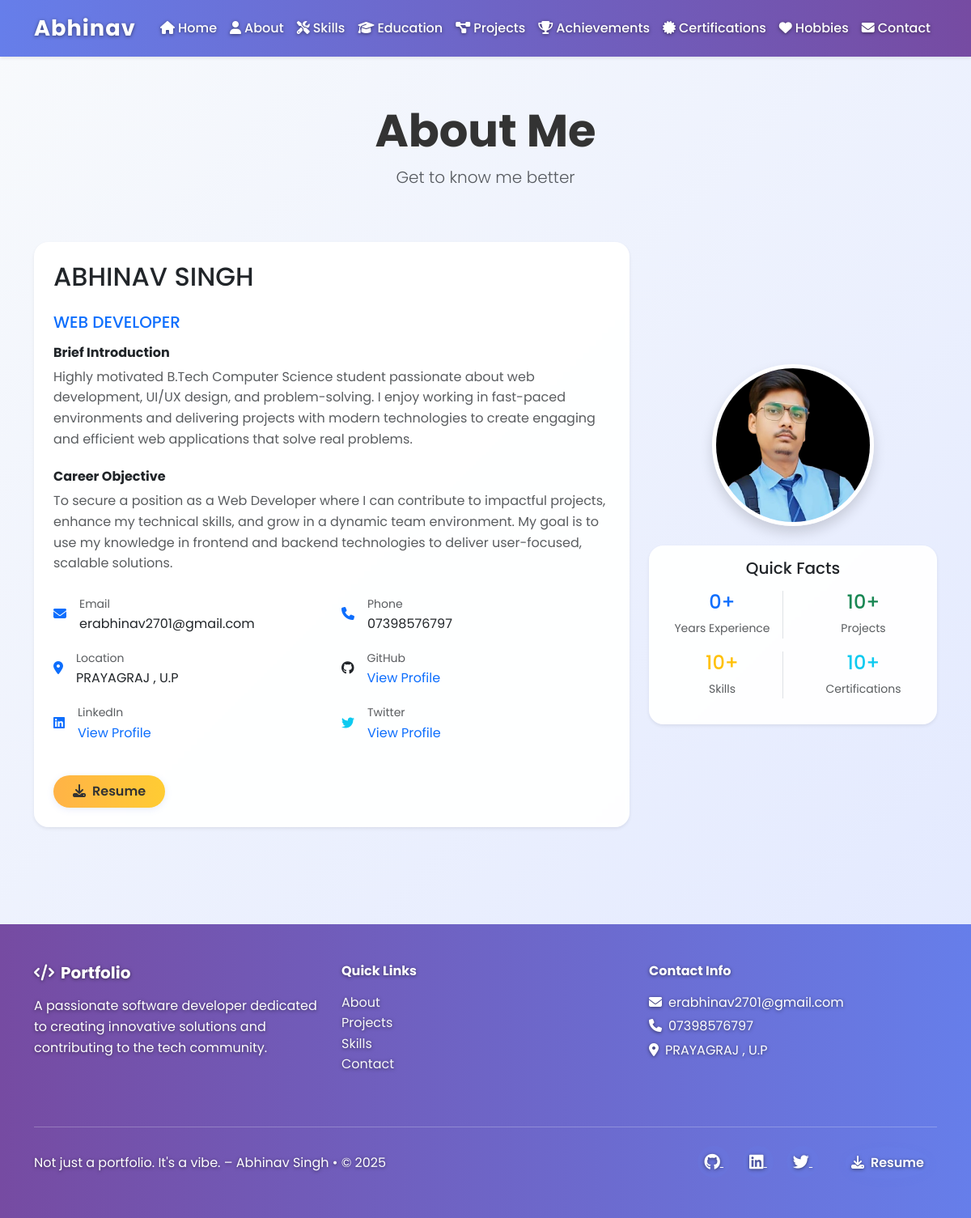
The page /about/ on the database its author committed.
### main/models.py (models this page shows, shortened)
class Profile(models.Model):
    name = models.CharField(max_length=100)
    role = models.CharField(max_length=100)
    introduction = models.TextField()
    career_objective = models.TextField()
    image = models.ImageField(upload_to='profile/', null=True, blank=True)
    email = models.EmailField()
    phone = models.CharField(max_length=20)
    linkedin = models.URLField(blank=True)
    location = models.CharField(max_length=100)
    github = models.URLField(blank=True)
    twitter = models.URLField(blank=True)
    created_at = models.DateTimeField(auto_now_add=True)
    updated_at = models.DateTimeField(auto_now=True)
    class Meta:
        verbose_name_plural = "Profile"

### main/views.py (the view)
# urls.py: path('about/', views.about, name='about'),
def about(request):
    profile = Profile.objects.first()
    context = {
        'profile': profile,
    }
    return render(request, 'main/about.html', context)

### templates/main/about.html (shortened to what this page needs)
{% extends 'base.html' %}
{% load static %}
{% block content %}
<section class="py-5">
    <div class="container">
        <div class="row">
            <div class="col-12 text-center mb-5">
                <h1 class="display-4 fw-bold">About Me</h1>
                <p class="lead text-muted">Get to know me better</p>
            </div>
        </div>
        <div class="row align-items-center">
            <div class="col-lg-8">
                {% if profile %}
                    <div class="card border-0 shadow-sm mb-4">
                        <div class="card-body p-4">
                            <h2 class="card-title mb-4">{{ profile.name }}</h2>
                            <h5 class="text-primary mb-3">{{ profile.role }}</h5>
                            <div class="mb-4">
                                <h6 class="fw-bold mb-2">Brief Introduction</h6>
                                <p class="text-muted">{{ profile.introduction }}</p>
                            </div>
                            <div class="mb-4">
                                <h6 class="fw-bold mb-2">Career Objective</h6>
                                <p class="text-muted">{{ profile.career_objective }}</p>
                            </div>
                            <div class="row">
                                <div class="col-md-6 mb-3">
                                    <div class="d-flex align-items-center">
                                        <i class="fas fa-envelope text-primary me-3"></i>
                                        <div>
                                            <small class="text-muted">Email</small>
                                            <div>{{ profile.email }}</div>
                                        </div>
                                    </div>
                                </div>
                                <div class="col-md-6 mb-3">
                                    <div class="d-flex align-items-center">
                                        <i class="fas fa-phone text-primary me-3"></i>
                                        <div>
                                            <small class="text-muted">Phone</small>
                                            <div>{{ profile.phone }}</div>
                                        </div>
                                    </div>
                                </div>
                                <div class="col-md-6 mb-3">
                                    <div class="d-flex align-items-center">
                                        <i class="fas fa-map-marker-alt text-primary me-3"></i>
                                        <div>
                                            <small class="text-muted">Location</small>
                                            <div>{{ profile.location }}</div>
                                        </div>
                                    </div>
                                </div>
                                {% if profile.github %}
                                    <div class="col-md-6 mb-3">
                                        <div class="d-flex align-items-center">
                                            <i class="fab fa-github text-dark me-3"></i>
                                            <div>
                                                <small class="text-muted">GitHub</small>
                                                <div><a href="{{ profile.github }}" class="text-decoration-none" target="_blank">View Profile</a></div>
                                            </div>
                                        </div>
                                    </div>
                                {% endif %}
                                {% if profile.linkedin %}
                                    <div class="col-md-6 mb-3">
                                        <div class="d-flex align-items-center">
                                            <i class="fab fa-linkedin text-primary me-3"></i>
                                            <div>
                                                <small class="text-muted">LinkedIn</small>
                                                <div><a href="{{ profile.linkedin }}" class="text-decoration-none" target="_blank">View Profile</a></div>
                                            </div>
                                        </div>
                                    </div>
                                {% endif %}
                                {% if profile.twitter %}
                                    <div class="col-md-6 mb-3">
                                        <div class="d-flex align-items-center">
                                            <i class="fab fa-twitter text-info me-3"></i>
                                            <div>
                                                <small class="text-muted">Twitter</small>
                                                <div><a href="{{ profile.twitter }}" class="text-decoration-none" target="_blank">View Profile</a></div>
                                            </div>
                                        </div>
                                    </div>
                                {% endif %}
                            </div>
                            <div class="mt-4">
                                <a href="{% static 'resume/Abhinav Resume.pdf' %}" class="btn btn-warning me-2" target="_blank" download>
                                    <i class="fas fa-download me-2"></i>Resume
                                </a>
                            </div>
                        </div>
                    </div>
                {% else %}
                    <div class="alert alert-info">
                        <i class="fas fa-info-circle me-2"></i>
                        <strong>Note:</strong> No profile data available. Please fill it through the Django Admin Panel.
                    </div>
                {% endif %}
            </div>
            <div class="col-lg-4 text-center">
                {% if profile and profile.image %}
                    <img src="{{ profile.image.url }}" alt="{{ profile.name }}" class="profile-image mb-4 rounded-circle shadow" style="width: 200px; height: 200px; object-fit: cover;">
                {% else %}
                    <div class="profile-image-placeholder mb-4 mx-auto d-flex align-items-center justify-content-center bg-light rounded-circle shadow" style="width: 200px; height: 200px;">
                        <i class="fas fa-user fa-4x text-muted"></i>
                    </div>
                {% endif %}
                <div class="card border-0 shadow-sm">
                    <div class="card-body">
                        <h5 class="card-title mb-3">Quick Facts</h5>
                        <div class="row text-center">
                            <div class="col-6 mb-3">
                                <div class="border-end">
                                    <h4 class="text-primary mb-1">0+</h4>
                                    <small class="text-muted">Years Experience</small>
                                </div>
                            </div>
                            <div class="col-6 mb-3">
                                <h4 class="text-success mb-1">10+</h4>
                                <small class="text-muted">Projects</small>
                            </div>
                            <div class="col-6 mb-3">
                                <div class="border-end">
                                    <h4 class="text-warning mb-1">10+</h4>
                                    <small class="text-muted">Skills</small>
                                </div>
                            </div>
                            <div class="col-6 mb-3">
                                <h4 class="text-info mb-1">10+</h4>
                                <small class="text-muted">Certifications</small>
                            </div>
                        </div>
                    </div>
                </div>
            </div>
        </div>
    </div>
</section>
{% endblock %}

### templates/base.html (shortened to what this page needs)
{% load static %}
<!DOCTYPE html>
<html lang="en">
<head>
    <link href="https://cdn.jsdelivr.net/npm/bootstrap@5.3.0/dist/css/bootstrap.min.css" rel="stylesheet">
    <link rel="stylesheet" href="https://cdnjs.cloudflare.com/ajax/libs/font-awesome/6.4.2/css/all.min.css">
    <link rel="stylesheet" href="{% static 'css/style.css' %}">
</head>
<body>
    <nav class="navbar navbar-expand-lg navbar-dark bg-gradient shadow-sm fixed-top" style="background: linear-gradient(90deg, #667eea 0%, #764ba2 100%);">
        <div class="container">
            <a class="navbar-brand fw-bold d-flex align-items-center" href="{% url 'main:home' %}">
                Abhinav
            </a>
            <div class="collapse navbar-collapse" id="navbarNav">
                <ul class="navbar-nav ms-auto">
                    <li class="nav-item">
                        <a class="nav-link" href="{% url 'main:home' %}">
                            <i class="fas fa-home me-1"></i>Home
                        </a>
                    </li>
                    <li class="nav-item">
                        <a class="nav-link" href="{% url 'main:about' %}">
                            <i class="fas fa-user me-1"></i>About
                        </a>
                    </li>
                    <li class="nav-item">
                        <a class="nav-link" href="{% url 'main:skills' %}">
                            <i class="fas fa-tools me-1"></i>Skills
                        </a>
                    </li>
                    <li class="nav-item">
                        <a class="nav-link" href="{% url 'main:education' %}">
                            <i class="fas fa-graduation-cap me-1"></i>Education
                        </a>
                    </li>
                    <li class="nav-item">
                        <a class="nav-link" href="{% url 'main:projects' %}">
                            <i class="fas fa-project-diagram me-1"></i>Projects
                        </a>
                    </li>
                    <li class="nav-item">
                        <a class="nav-link" href="{% url 'main:achievements' %}">
                            <i class="fas fa-trophy me-1"></i>Achievements
                        </a>
                    </li>
                    <li class="nav-item">
                        <a class="nav-link" href="{% url 'main:certifications' %}">
                            <i class="fas fa-certificate me-1"></i>Certifications
                        </a>
                    </li>
                    <li class="nav-item">
                        <a class="nav-link" href="{% url 'main:hobbies' %}">
                            <i class="fas fa-heart me-1"></i>Hobbies
                        </a>
                    </li>
                    <li class="nav-item">
                        <a class="nav-link" href="{% url 'main:contact' %}">
                            <i class="fas fa-envelope me-1"></i>Contact
                        </a>
                    </li>
                </ul>
            </div>
        </div>
    </nav>
    <main class="main-content" role="main">
        {% block content %}{% endblock %}
    </main>
<footer class="bg-gradient text-light py-5 mt-5" style="background: linear-gradient(90deg, #764ba2 0%, #667eea 100%);">
    <div class="container">
        <div class="row">
            <div class="col-lg-4 mb-4">
                <h5 class="mb-3">
                    <i class="fas fa-code me-2"></i>Portfolio
                </h5>
                <p>
                    A passionate software developer dedicated to creating innovative solutions
                    and contributing to the tech community.
                </p>
            </div>
            <div class="col-lg-4 mb-4">
                <h6 class="mb-3">Quick Links</h6>
                <ul class="list-unstyled">
                    <li><a href="{% url 'main:about' %}" class="text-light text-decoration-none">About</a></li>
                    <li><a href="{% url 'main:projects' %}" class="text-light text-decoration-none">Projects</a></li>
                    <li><a href="{% url 'main:skills' %}" class="text-light text-decoration-none">Skills</a></li>
                    <li><a href="{% url 'main:contact' %}" class="text-light text-decoration-none">Contact</a></li>
                </ul>
            </div>
            <div class="col-lg-4 mb-4">
                <h6 class="mb-3">Contact Info</h6>
                {% if profile %}
                    <p class="mb-1">
                        <i class="fas fa-envelope me-2"></i>{{ profile.email }}
                    </p>
                    <p class="mb-1">
                        <i class="fas fa-phone me-2"></i>{{ profile.phone }}
                    </p>
                    <p class="mb-1">
                        <i class="fas fa-map-marker-alt me-2"></i>{{ profile.location }}
                    </p>
                {% endif %}
            </div>
        </div>
        <hr class="my-4 border-light">
        <div class="row align-items-center">
            <div class="col-md-6">
                <p class="mb-0">
                    Not just a portfolio. It's a vibe. – Abhinav Singh • © {% now "Y" %}
                </p>
            </div>
            <div class="col-md-6 text-md-end">
                <div class="social-links">
                    {% if profile %}
                        {% if profile.github %}
                            <a href="{{ profile.github }}" class="text-light me-3" target="_blank">
                                <i class="fab fa-github fa-lg"></i>
                            </a>
                        {% endif %}
                        {% if profile.linkedin %}
                            <a href="{{ profile.linkedin }}" class="text-light me-3" target="_blank">
                                <i class="fab fa-linkedin fa-lg"></i>
                            </a>
                        {% endif %}
                        {% if profile.twitter %}
                            <a href="{{ profile.twitter }}" class="text-light me-3" target="_blank">
                                <i class="fab fa-twitter fa-lg"></i>
                            </a>
                        {% endif %}
                    {% endif %}
                    <a href="{% static 'resume/Abhinav Resume.pdf' %}" class="btn btn-warning ms-3" download target="_blank">
                        <i class="fas fa-download me-1"></i> Resume
                    </a>
                </div>
            </div>
        </div>
    </div>
</footer>
</body>
</html>

### rows shown on the page
Profile: name "ABHINAV SINGH", role "WEB DEVELOPER", introduction "Highly motivated B.Tech Computer Science student passionate about web development, UI/UX design, and problem-solving. I enjoy working in fast-paced environments and delivering projects with modern technologies to create engaging and efficient web applications that solve real problems.", career_objective "To secure a position as a Web Developer where I can contribute to impactful projects, enhance my technical skills, and grow in a dynamic team environment. My goal is to use my knowledge in frontend and backend technologies to deliver user-focused, scalable solutions.", email "erabhinav2701@gmail.com", phone "07398576797", location "PRAYAGRAJ , U.P", image (picture)
